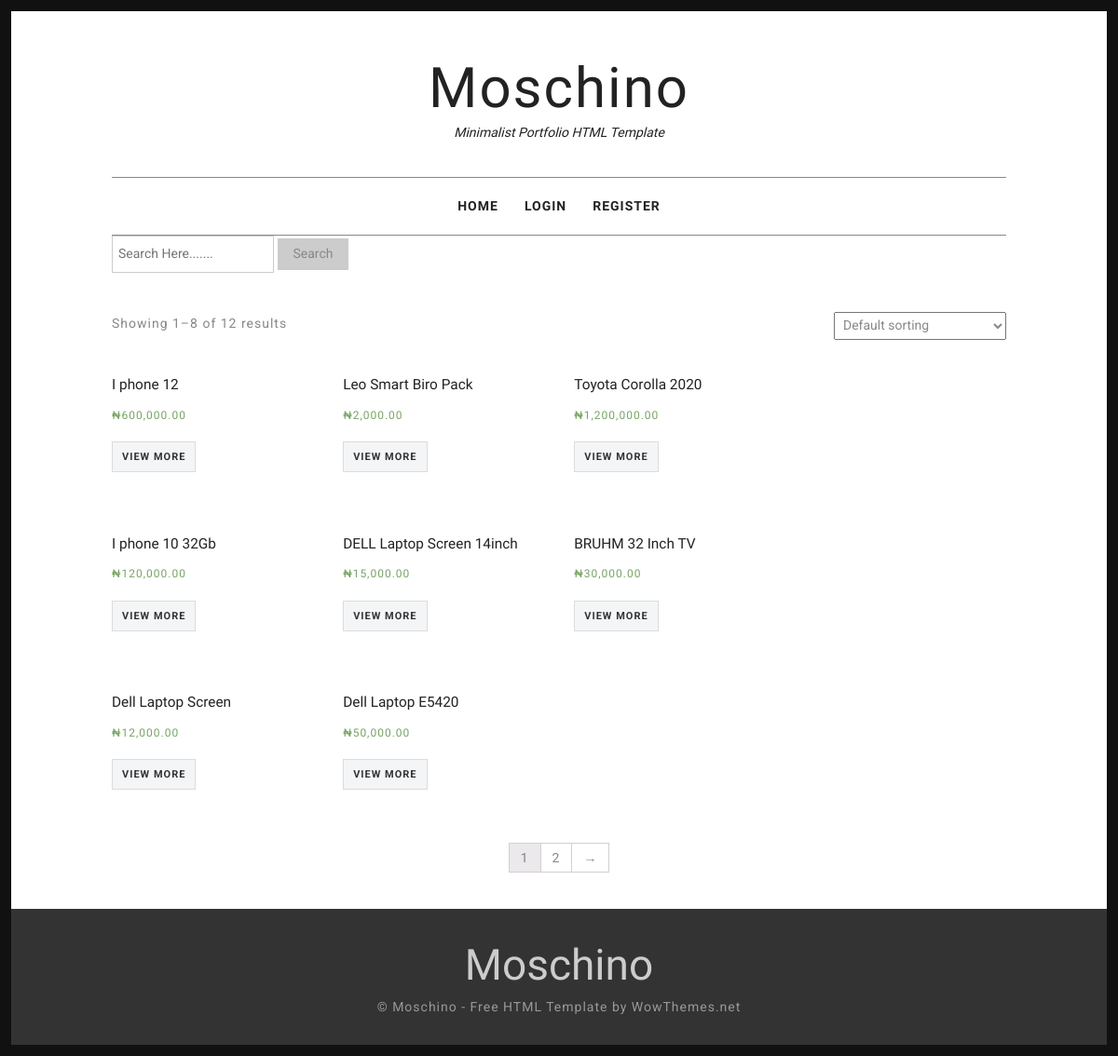
/, run on an earlier commit of the app's database.
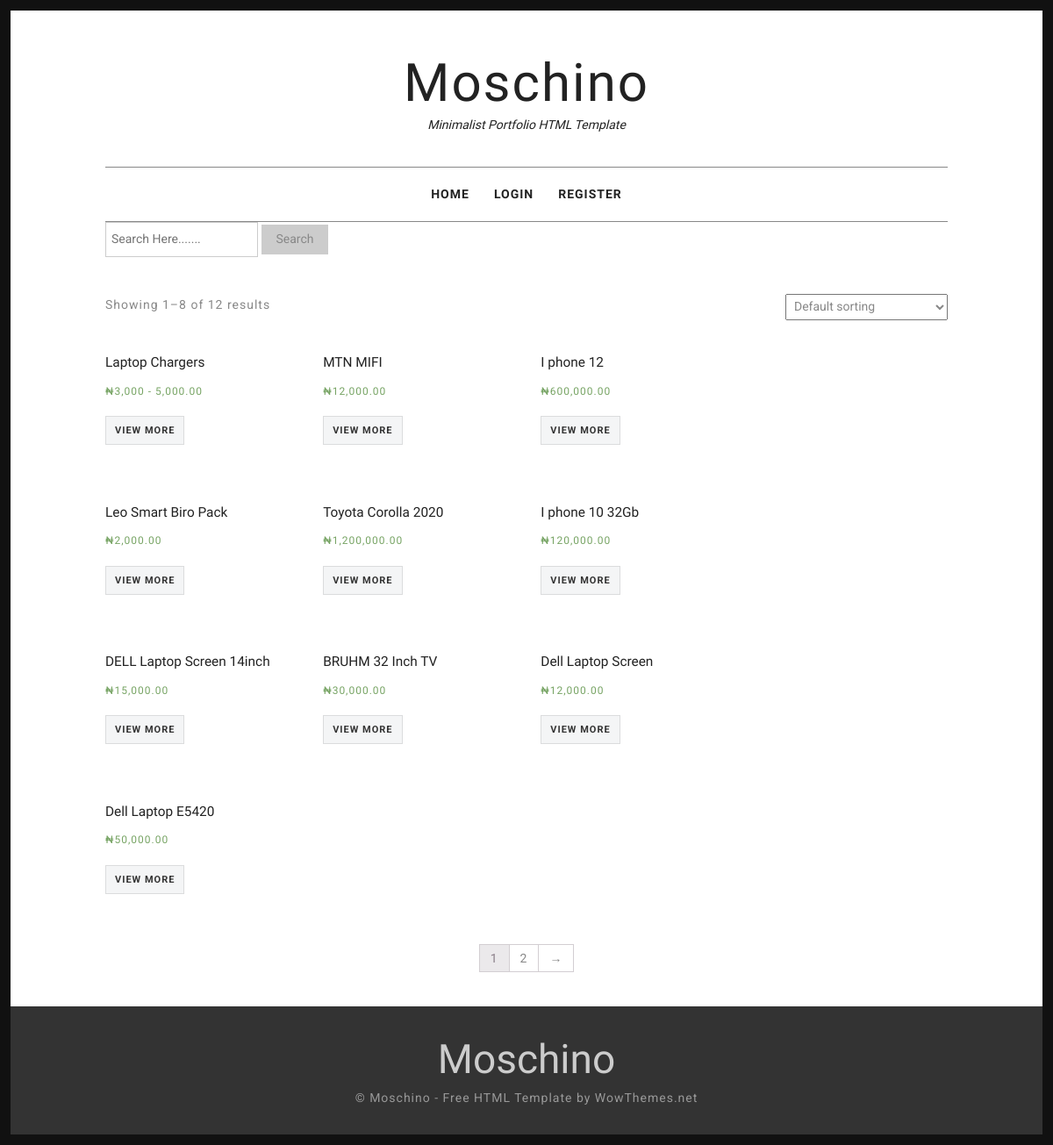
And on a later commit of the database.
### base/models.py (models this page shows, shortened)
class Product(models.Model):
    CATEGORY = (
        ('FASHION','FASHION'),
        ('ELECTRONICS AND GADGET','ELECTRONICS AND GADGET'),
        ('FASHION','FASHION'),
        ('HOME APPLIANCES', 'HOME APPLIANCES'),
        ('OTHERS','OTHERS')
    )
    posted_by = models.ForeignKey(User, on_delete=models.CASCADE)
    name = models.CharField(max_length=200)
    amount = models.CharField(max_length=20)
    category = models.CharField(choices=CATEGORY, max_length=50)
    description = models.TextField(null=True, blank=True)
    class Meta:
        ordering = ['-id']

### base/views.py (the view)
# urls.py: path('',views.Index, name="landing-page"),
def Index(request):
    q = request.GET.get('q') if request.GET.get('q') != None else ''
    products = Product.objects.filter(name__icontains=q)
    context = {'products':products}
    return render(request,'base/index.html', context)

### base/templates/base/index.html (shortened to what this page needs)
{% extends 'base/main.html' %}
{% load static %}
{% block content %}
<div id="page">
	<div class="container">
		<div id="content" class="site-content">
			<div id="primary" class="content-area column full">
				<main id="main" class="site-main" role="main">
				<p class="woocommerce-result-count">
					 Showing 1–8 of 12 results
				</p>
				<form class="woocommerce-ordering" method="get">
					<select name="orderby" class="orderby">
						<option value="menu_order" selected="selected">Default sorting</option>
					</select>
				</form>
				<ul class="products">
					{% for product in products %}
					<li class="product">
					<a href="{% url 'single-item' product.id %}">
					<h3>{{product.name}}</h3>
					<span class="price"><span class="amount">&#8358;{{product.amount}}.00</span></span>
					</a><a href="{% url 'single-item' product.id %}" class="button">View More</a>
					</li>
					{% endfor %}
				</ul>
				<nav class="woocommerce-pagination">
				<ul class="page-numbers">
					<li><span class="page-numbers current">1</span></li>
					<li><a class="page-numbers" href="#">2</a></li>
					<li><a class="next page-numbers" href="#">→</a></li>
				</ul>
				</nav>
				</main>
			</div>
		</div>
	</div>
</div>
{% endblock %}

### base/templates/base/main.html (shortened to what this page needs)
{% load static %}
<!DOCTYPE html>
<html lang="en-US">
<head>
<link rel='stylesheet' href='{% static 'base/css/woocommerce-layout.css' %}' type='text/css' media='all'/>
<link rel='stylesheet' href='{% static 'css/woocommerce-smallscreen.css' %}' type='text/css' media='only screen and (max-width: 768px)'/>
<link rel='stylesheet' href='{% static 'base/css/woocommerce.css' %}' type='text/css' media='all'/>
<link rel='stylesheet' href='{% static 'base/css/font-awesome.min.css' %}' type='text/css' media='all'/>
<link rel='stylesheet' href='{% static 'base/css/style.css' %}' type='text/css' media='all'/>
<link rel='stylesheet' href='{% static 'css/easy-responsive-shortcodes.css' %}' type='text/css' media='all'/>
</head>
<body class="archive post-type-archive post-type-archive-product woocommerce woocommerce-page">
    {% include 'base/Heade.html' %}
    {% block content %}
    {% endblock %}
    {% include 'base/Footer.html' %}
</body>
</html>

### base/templates/base/Heade.html (shortened to what this page needs)
{%  block content %}
{% load static %}
<div class="container">
<header id="masthead" class="site-header">
    <div class="site-branding">
        <h1 class="site-title"><a href="{% url 'landing-page' %}" rel="home">Moschino</a></h1>
        <h2 class="site-description">Minimalist Portfolio HTML Template</h2>
    </div>
    <nav id="site-navigation" class="main-navigation">
    <div class="menu-menu-1-container">
        <ul id="menu-menu-1" class="menu">
            <li><a href="{% url 'landing-page' %}">Home</a></li>
            {% if request.user.is_authenticated %}
            <li><a href="{% url 'add-item' %}">Sell a product</a></li>
            <li><a href="{% url 'profile-page' request.user.id %}">View Profile </a></li>
            <li><a href="{% url 'logout-user' %}">Logout {{request.user}}</a></li>
            {% else %}
            <li><a href="{% url 'login-page' %}">Login</a></li>
            <li><a href="{% url 'register-user'  %}">Register</a></li>
            {% endif %}
        </ul>
    </div>
    </nav>
    <form action="{% url 'landing-page' %}" method="get">
        <input type="text" name="q" placeholder="Search Here.......">
        <button type="submit">Search</button>
    </form>
    </header>
</div>
{% endblock %}

### base/templates/base/Footer.html (shortened to what this page needs)
{% block content %}
<footer id="colophon" class="site-footer">
	<div class="container">
		<div class="site-info">
			<h1 style="font-family: 'Herr Von Muellerhoff';color: #ccc;font-weight:300;text-align: center;margin-bottom:0;margin-top:0;line-height:1.4;font-size: 46px;">Moschino</h1>
			<a target="blank" href="https://www.wowthemes.net/">&copy; Moschino - Free HTML Template by WowThemes.net</a>
		</div>
	</div>
	</footer>
{% endblock %}

### base/static/base/css/woocommerce-layout.css (style rules this page uses)
.woocommerce #content div.product .woocommerce-tabs,.woocommerce #content div.product .woocommerce-tabs ul.tabs:after,.woocommerce #content div.product div.thumbnails a.first,.woocommerce #content div.product div.thumbnails:after,.woocommerce .cart-collaterals:after,.woocommerce .col2-set:after,.woocommerce .woocommerce-pagination ul.page-numbers:after,.woocommerce div.product .woocommerce-tabs,.woocommerce div.product .woocommerce-tabs ul.tabs:after,.woocommerce div.product div.thumbnails a.first,.woocommerce div.product div.thumbnails:after,.woocommerce ul.products,.woocommerce ul.products li.first,.woocommerce ul.products:after,.woocommerce-page #content div.product .woocommerce-tabs,.woocommerce-page #content div.product .woocommerce-tabs ul.tabs:after,.woocommerce-page #content div.product div.thumbnails a.first,.woocommerce-page #content div.product div.thumbnails:after,.woocommerce-page .cart-collaterals:after,.woocommerce-page .col2-set:after,.woocommerce-page .woocommerce-pagination ul.page-numbers:after,.woocommerce-page div.product .woocommerce-tabs,.woocommerce-page div.product .woocommerce-tabs ul.tabs:after,.woocommerce-page div.product div.thumbnails a.first,.woocommerce-page div.product div.thumbnails:after,.woocommerce-page ul.products,.woocommerce-page ul.products li.first,.woocommerce-page ul.products:after { clear:both }
.woocommerce #content div.product #reviews .comment:after,.woocommerce #content div.product #reviews .comment:before,.woocommerce .woocommerce-pagination ul.page-numbers:after,.woocommerce .woocommerce-pagination ul.page-numbers:before,.woocommerce div.product #reviews .comment:after,.woocommerce div.product #reviews .comment:before,.woocommerce ul.products:after,.woocommerce ul.products:before,.woocommerce-page #content div.product #reviews .comment:after,.woocommerce-page #content div.product #reviews .comment:before,.woocommerce-page .woocommerce-pagination ul.page-numbers:after,.woocommerce-page .woocommerce-pagination ul.page-numbers:before,.woocommerce-page div.product #reviews .comment:after,.woocommerce-page div.product #reviews .comment:before,.woocommerce-page ul.products:after,.woocommerce-page ul.products:before { content:" ";display:table }
.woocommerce ul.products li.product,.woocommerce-page ul.products li.product { float:left;margin:0 3.8% 2.992em 0;padding:0;position:relative;width:22.05% }
.woocommerce .woocommerce-result-count,.woocommerce-page .woocommerce-result-count { float:left }
.woocommerce .woocommerce-ordering,.woocommerce-page .woocommerce-ordering { float:right }
.woocommerce .woocommerce-pagination ul.page-numbers li,.woocommerce-page .woocommerce-pagination ul.page-numbers li { display:inline-block }

### base/static/base/css/woocommerce-smallscreen.css (style rules this page uses)
.woocommerce ul.products li.product,.woocommerce-page ul.products li.product,.woocommerce-page[class*=columns-] ul.products li.product,.woocommerce[class*=columns-] ul.products li.product { width:48%;float:left;clear:both;margin:0 0 2.992em }
.woocommerce ul.products li.product:nth-child(2n),.woocommerce-page ul.products li.product:nth-child(2n),.woocommerce-page[class*=columns-] ul.products li.product:nth-child(2n),.woocommerce[class*=columns-] ul.products li.product:nth-child(2n) { float:right;clear:none!important }

What changed in the data, as far as the page shows it:
added Product: name "Laptop Chargers", amount "3,000 - 5,000"
added Product: name "MTN MIFI", amount "12,000"
